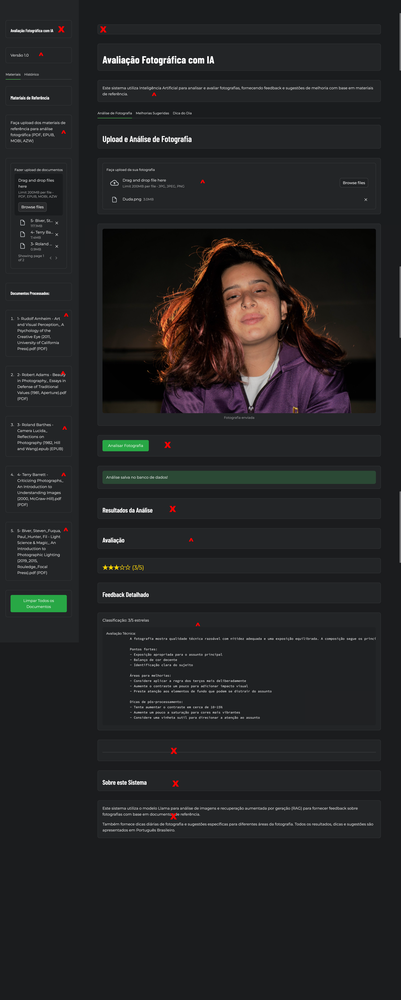
#> input picture attached_assets/Home2.png, 401 x 1000 px, shrunk from 3420 x 8520 before the run
$ python -i image_processor.py   (imports and definitions only)
#> lines starting #> are read from the running program, lines starting #| are printed output that depends on the picture
#> further down, picture is the input picture: PIL image 401x1000 RGB; mean R, G, B 35.6, 35.6, 36.4
from PIL import Image, ImageEnhance, ImageStat, ImageFilter, ImageOps
from io import BytesIO
import math

# Try to import numpy, with a simple fallback if not available
try:
    import numpy as np
    HAS_NUMPY = True
except ImportError:
    HAS_NUMPY = False

    # Define a simple array class to mimic basic numpy functionality
    class SimpleArray:
        def __init__(self, data):
            self.data = data
            self.size = len(data) if isinstance(data, list) else 0

    # Define simple fallback functions for numpy operations
    # [18 lines left out: functions simple_mean, simple_array, not called in this run]

# Define a function to analyze image without OpenCV and with numpy fallbacks
def analyze_image(image):
    """
    Analyze the uploaded image to extract relevant photographic details using PIL

    Args:
        image: A PIL Image

    Returns:
        dict: A dictionary containing image analysis results
    """
    # Get image dimensions
    width, height = image.size
#> width = 401; height = 1000

    # Convert to grayscale for some analyses
    gray = image.convert('L')
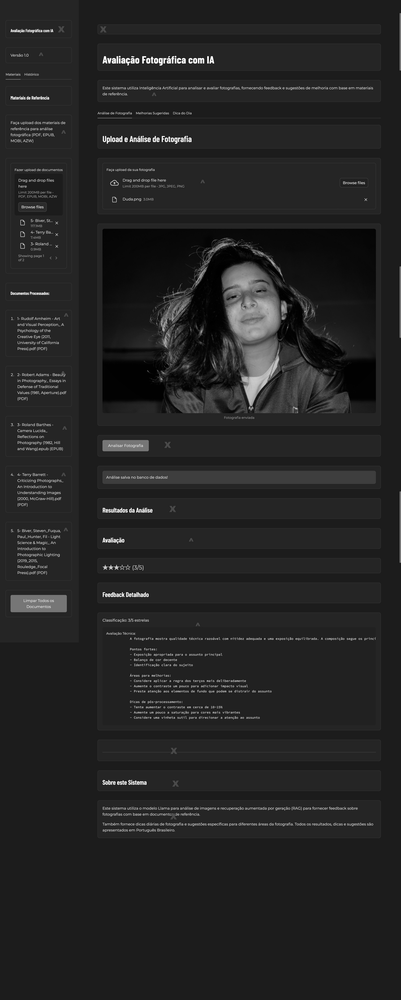
#> gray: PIL image 401x1000 L; min 0, max 255, mean 35.9

    # Calculate basic stats using PIL directly
    stat = ImageStat.Stat(image)
    stat_gray = ImageStat.Stat(gray)

    # Calculate brightness (0-255)
    brightness = stat_gray.mean[0]
#> brightness = 35.89

    # Calculate contrast using standard deviation
    contrast = stat_gray.stddev[0]
#> contrast = 22.08

    # Calculate sharpness using a simple edge detection method
    edge_image = gray.filter(ImageFilter.FIND_EDGES)
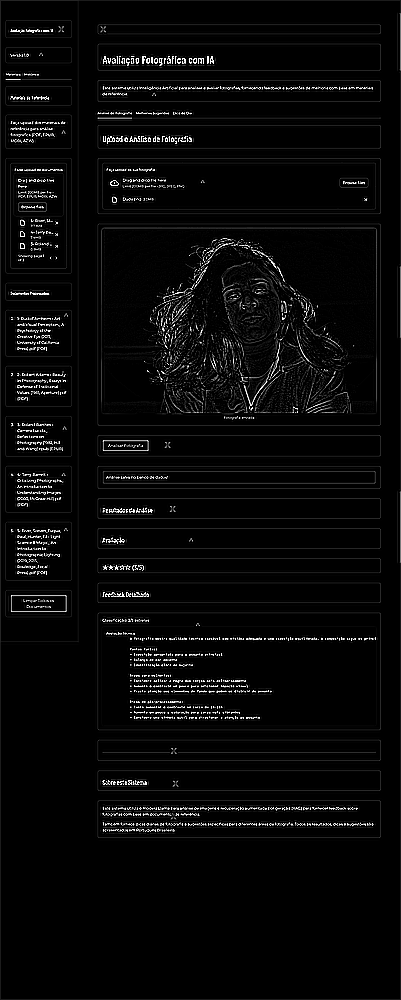
#> edge_image: PIL image 401x1000 L; min 0, max 255, mean 8.6
    sharpness = ImageStat.Stat(edge_image).mean[0]
#> sharpness = 8.63

    # Calculate exposure - simple version based on histogram
    hist = gray.histogram()
#> hist = 256 values, max 148217 at index 28, min 2 at index 246, mean 1566.4
    dark_pixels = sum(hist[:85])
#> dark_pixels = 384630
    light_pixels = sum(hist[170:])
#> light_pixels = 1648
    exposure = "balanced"
    if dark_pixels > light_pixels:
        exposure = "underexposed"
    elif dark_pixels < light_pixels:
        exposure = "overexposed"

    # Calculate rule of thirds - simple approximation
    third_h, third_v = height // 3, width // 3
#> third_h = 333; third_v = 133

    # For composition analysis, we'll use a simplified approach that works with or without numpy
    if HAS_NUMPY:
        # Use numpy for more accurate analysis
        gray_np = np.array(gray)

        # Extract regions of interest
        center = gray_np[third_h:2*third_h, third_v:2*third_v]
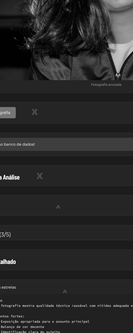
#> center: shape (333, 133); min 0, max 251, mean 40.9
        top_left = gray_np[:third_h, :third_v]
        top_right = gray_np[:third_h, 2*third_v:]
        bottom_left = gray_np[2*third_h:, :third_v]
        bottom_right = gray_np[2*third_h:, 2*third_v:]
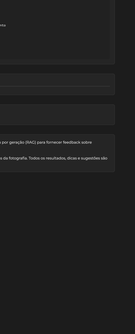
#> bottom_right: shape (334, 135); min 25, max 154, mean 31.5

        # Calculate intensities
        center_intensity = np.mean(center) if center.size > 0 else 0
#> center_intensity = 40.88
        corner_intensities = [
            np.mean(top_left) if top_left.size > 0 else 0,
            np.mean(top_right) if top_right.size > 0 else 0,
            np.mean(bottom_left) if bottom_left.size > 0 else 0,
            np.mean(bottom_right) if bottom_right.size > 0 else 0
        ]
#> corner_intensities = [38.09, 31.39, 29.69, 31.53]
        corner_intensity = np.mean(corner_intensities)
#> corner_intensity = 32.67

        # Calculate color statistics for RGB image
        if image.mode == 'RGB':
            # Split into channels
            r, g, b = image.split()
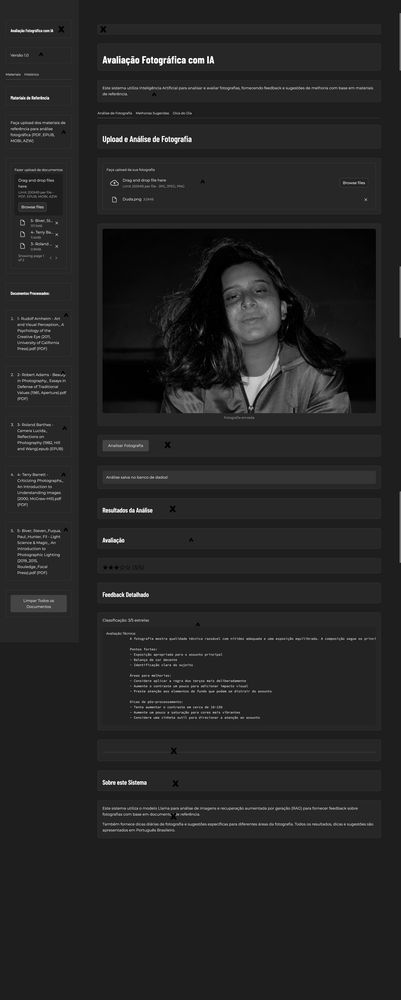
#> b: PIL image 401x1000 L; min 0, max 255, mean 36.4
            r_np, g_np, b_np = np.array(r), np.array(g), np.array(b)

            # Get average channel values
            avg_r, avg_g, avg_b = np.mean(r_np), np.mean(g_np), np.mean(b_np)
#> avg_r = 35.6; avg_g = 35.57; avg_b = 36.41
        else:
            avg_r, avg_g, avg_b = 0, 0, 0

    else:
        # Fallback method without numpy - use PIL's ImageStat
        # This is less accurate but works without numpy

        # Create cropped regions
        center_crop = gray.crop((third_v, third_h, 2*third_v, 2*third_h))
        top_left_crop = gray.crop((0, 0, third_v, third_h))
        top_right_crop = gray.crop((2*third_v, 0, width, third_h))
        bottom_left_crop = gray.crop((0, 2*third_h, third_v, height))
        bottom_right_crop = gray.crop((2*third_v, 2*third_h, width, height))

        # Get intensities using PIL
        center_intensity = ImageStat.Stat(center_crop).mean[0]
        corner_intensities = [
            ImageStat.Stat(top_left_crop).mean[0],
            ImageStat.Stat(top_right_crop).mean[0],
            ImageStat.Stat(bottom_left_crop).mean[0],
            ImageStat.Stat(bottom_right_crop).mean[0]
        ]
        corner_intensity = sum(corner_intensities) / len(corner_intensities)

        # Get color info using PIL
        if image.mode == 'RGB':
            r, g, b = image.split()
            avg_r = ImageStat.Stat(r).mean[0]
            avg_g = ImageStat.Stat(g).mean[0]
            avg_b = ImageStat.Stat(b).mean[0]
        else:
            avg_r, avg_g, avg_b = 0, 0, 0

    # Simple color balance check
    color_balance = "balanced"
    max_channel = max(avg_r, avg_g, avg_b)
#> max_channel = 36.41

    if max_channel == avg_r and avg_r > 1.2 * avg_g and avg_r > 1.2 * avg_b:
        color_balance = "red dominant"
    elif max_channel == avg_g and avg_g > 1.2 * avg_r and avg_g > 1.2 * avg_b:
        color_balance = "green dominant"
    elif max_channel == avg_b and avg_b > 1.2 * avg_r and avg_b > 1.2 * avg_g:
        color_balance = "blue dominant"

    # Approximate saturation calculation
    saturation = 0
    try:
        hsv_image = image.convert('HSV')
#> hsv_image: PIL image 401x1000 HSV; mean H, S, V 137.8, 37.1, 39.4
        h, s, v = hsv_image.split()
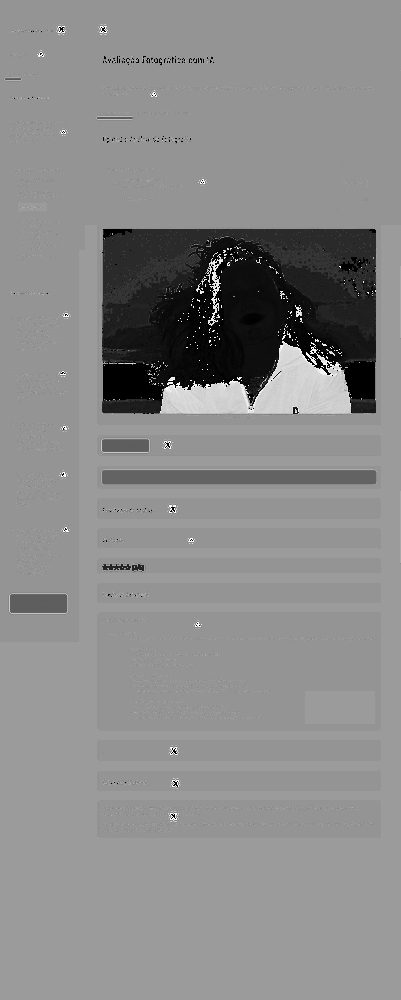
#> h: PIL image 401x1000 L; min 0, max 254, mean 137.8
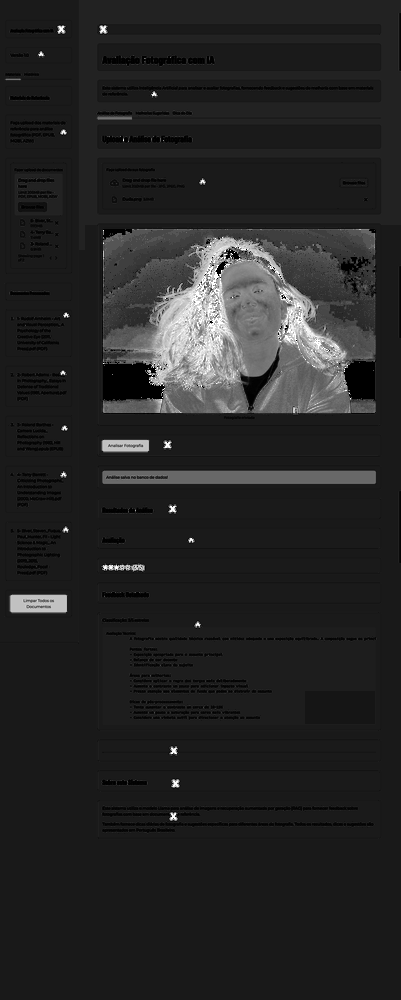
#> s: PIL image 401x1000 L; min 0, max 255, mean 37.1
        saturation = ImageStat.Stat(s).mean[0]
#> saturation = 37.09
    except Exception:
        # If HSV conversion fails
        saturation = 0

    # Return analysis results
    return {
        "dimensions": f"{width}x{height}",
        "aspect_ratio": round(width / height, 2),
        "brightness": round(brightness, 2),
        "contrast": round(contrast, 2),
        "sharpness": round(sharpness, 2),
        "exposure": exposure,
        "color_balance": color_balance,
        "saturation": round(saturation, 2),
        "composition": "centered" if center_intensity > corner_intensity * 1.2 else "rule of thirds",
        "has_faces": False,  # We can't detect faces reliably without OpenCV
        "number_of_faces": 0,
        "red_channel_avg": round(avg_r, 2),
        "green_channel_avg": round(avg_g, 2),
        "blue_channel_avg": round(avg_b, 2),
    }

# [55 lines left out: functions enhance_image_brightness, enhance_image_contrast, enhance_image_sharpness, enhance_image_color, not called in this run]

>>> from PIL import Image
>>> picture = Image.open('attached_assets/Home2.png')
>>> result = analyze_image(picture)
#> result = 14 items
